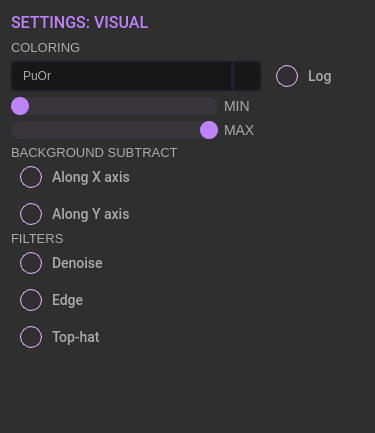
<?xml version="1.0" encoding="UTF-8"?>
<ui version="4.0">
 <class>visualSettingsWidget</class>
 <widget class="QWidget" name="visualSettingsWidget">
  <property name="geometry">
   <rect>
    <x>0</x>
    <y>0</y>
    <width>375</width>
    <height>433</height>
   </rect>
  </property>
  <property name="sizePolicy">
   <sizepolicy hsizetype="Fixed" vsizetype="Fixed">
    <horstretch>0</horstretch>
    <verstretch>0</verstretch>
   </sizepolicy>
  </property>
  <property name="minimumSize">
   <size>
    <width>375</width>
    <height>0</height>
   </size>
  </property>
  <property name="maximumSize">
   <size>
    <width>375</width>
    <height>16777215</height>
   </size>
  </property>
  <property name="windowTitle">
   <string>Form</string>
  </property>
  <property name="styleSheet">
   <string notr="true">QMainWindow {
	background-color: #5F5F5F;
}

QFrame {
	background-color: #5F5F5F;
}

QToolTip {
	color: #ffffff;
	background-color: rgba(27, 29, 35, 160);
	border: 1px solid rgb(40, 40, 40);
	border-radius: 2px;
}

QWidget {
	font-family: &quot;Roboto Medium&quot;;
	background-color: #2F2F2F;
}

QLabel {
	color: rgb(170, 170, 170);
    font-size: 14px;
}

/* LINE EDIT */
QLineEdit {
	color: rgb(170, 170, 170);
	background-color: rgb(47, 47, 47);
	border-radius: 5px;
	border: 2px solid rgb(27, 29, 35);
	padding-left: 5px;
}

QLineEdit:hover {
	border: 2px solid rgb(64, 71, 88);
}

QLineEdit:focus {
	border: 2px solid rgb(91, 101, 124);
}

/* CHECKBOX */
QCheckBox {
	color: #AAAAAA;
    spacing: 10px;
    font-size: 14px;
}

QCheckBox::indicator {
    border: 1px solid #DBBCFB;
	width: 20px;
	height: 20px;
 	border-radius: 11px;
    background: transparent;
}

QCheckBox::indicator:hover {
	border: 1px solid #BE82FA;
   background: transparent;
}

QCheckBox::indicator:checked {
	border: 1px solid #BE82FA;
   background: transparent;
	image: url(:/icons/svg/check.svg);
}

/* RADIO BUTTON */
QRadioButton {
	color: #AAAAAA;
    spacing: 10px;
    font-size: 14px;
}

QRadioButton::indicator {
    border: 1px solid #DBBCFB;
	width: 20px;
	height: 20px;
 	border-radius: 11px;
    background: transparent;
}

QRadioButton::indicator:hover {
	border: 1px solid #BE82FA;
   background: transparent;
}

QRadioButton::indicator:checked {
	border: 1px solid #BE82FA;
   background: transparent;
	image: url(:/icons/svg/check.svg);
}



/* SLIDERS */
QSlider::groove:horizontal {
    border-radius: 9px;
    height: 18px;
	margin: 0px;
	background-color: #38363B;
}

QSlider::groove:horizontal:hover {
	background-color: #3A393F;
}

QSlider::handle:horizontal {
    background-color: #BE82FA;
    border: none;
    height: 18px;
    width: 18px;
    margin: 0px;
	border-radius: 9px;
}

QSlider::handle:horizontal:hover {
    background-color: #C186FE;
}

QSlider::handle:horizontal:pressed {
    background-color: #A870E0;
}

QSlider::groove:vertical {
    border-radius: 9px;
    width: 18px;
    margin: 0px;
	background-color: rgb(52, 59, 72);
}

QSlider::groove:vertical:hover {
	background-color: rgb(55, 62, 76);
}

QSlider::handle:vertical {
    background-color: rgb(85, 170, 255);
	border: none;
    height: 18px;
    width: 18px;
    margin: 0px;
	border-radius: 9px;
}

QSlider::handle:vertical:hover {
    background-color: rgb(105, 180, 255);
}

QSlider::handle:vertical:pressed {
    background-color: rgb(65, 130, 195);
}

QGroupBox {
	border: 0;
	color: rgb(170, 170, 170);
	font: 57 10px &quot;Roboto Medium&quot;;
}

QSpinBox {
	background-color: transparent;
	color: rgb(170, 170, 170);
    padding-right: 5px; /* make room for the arrows */
    border-width: 3;
}

QSpinBox::up-button {
    subcontrol-origin: border;
    subcontrol-position: right; /* position at the top right corner */
	height: 28px;
    width: 28px; 
	background-color: rgb(93,93,93);
    border-radius: 4px;
    border: 1px;
}

QSpinBox::down-button {
    subcontrol-origin: border;
    subcontrol-position: left; /* position at the top right corner */
	height: 28px;
    width: 28px;
	background-color: rgb(93,93,93);
    border-radius: 4px;
    border: 1px;
}

QSpinBox::up-arrow {
    width: 20px;
    height: 20px;
    image: url(:/icons/svg/plus.svg) 1;
}

QSpinBox::down-arrow {
    image: url(:/icons/svg/minus.svg) 1;
    width: 20px;
    height: 20px;
}

QSpinBox::up-button:pressed {
    background-color: rgb(200,200,200);
}


/* COMBOBOX */
QComboBox {
	color: rgb(170, 170, 170);
	background-color: #171717;
	border-radius: 5px;
	border: 2px solid rgb(27, 29, 35);
	padding: 5px;
	padding-left: 10px;
}



QComboBox:hover{
	background-color: #171717;
	border: 2px solid rgb(64, 71, 88);
}

QComboBox::drop-down {
	background-color: #171717;
	subcontrol-origin: padding;
	subcontrol-position: top right;
	width: 25px; 
	border-left-width: 3px;
	border-left-color: rgba(39, 44, 54, 150);
	border-left-style: solid;
	border-top-right-radius: 3px;
	border-bottom-right-radius: 3px;	
 }
QComboBox::drop-down:button {
	width: 25px; 
 }

QComboBox::down-arrow{
	image: url(:/icons/svg/arrow-down-2F2F2F.svg);
	width: 12px;
	height: 9px;
}
 
QComboBox QAbstractItemView {
	color: rgb(85, 170, 255);	
	background-color: #2F2F2F;
	padding: 5px;
	selection-background-color: #2F2F2F;
}

QComboBox QAbstractItemView::item{
    height: 50px;
}

</string>
  </property>
  <layout class="QGridLayout" name="gridLayout">
   <property name="horizontalSpacing">
    <number>-1</number>
   </property>
   <item row="4" column="1">
    <widget class="QLabel" name="label_3">
     <property name="text">
      <string>MAX</string>
     </property>
    </widget>
   </item>
   <item row="9" column="0">
    <widget class="QLabel" name="label_39">
     <property name="sizePolicy">
      <sizepolicy hsizetype="Preferred" vsizetype="Fixed">
       <horstretch>0</horstretch>
       <verstretch>0</verstretch>
      </sizepolicy>
     </property>
     <property name="styleSheet">
      <string notr="true">font-size: 13px</string>
     </property>
     <property name="text">
      <string>FILTERS</string>
     </property>
    </widget>
   </item>
   <item row="7" column="0">
    <widget class="QFrame" name="bgndSubtractQFrame">
     <property name="sizePolicy">
      <sizepolicy hsizetype="Minimum" vsizetype="Fixed">
       <horstretch>0</horstretch>
       <verstretch>0</verstretch>
      </sizepolicy>
     </property>
     <property name="minimumSize">
      <size>
       <width>207</width>
       <height>0</height>
      </size>
     </property>
     <property name="layoutDirection">
      <enum>Qt::LeftToRight</enum>
     </property>
     <layout class="QVBoxLayout" name="verticalLayout_7">
      <property name="spacing">
       <number>15</number>
      </property>
      <property name="topMargin">
       <number>0</number>
      </property>
      <property name="bottomMargin">
       <number>0</number>
      </property>
      <item>
       <widget class="QCheckBox" name="bgndSubtractXCheckBox">
        <property name="sizePolicy">
         <sizepolicy hsizetype="Fixed" vsizetype="Fixed">
          <horstretch>0</horstretch>
          <verstretch>0</verstretch>
         </sizepolicy>
        </property>
        <property name="font">
         <font>
          <family>Roboto Medium</family>
          <pointsize>-1</pointsize>
         </font>
        </property>
        <property name="toolTip">
         <string notr="true">Background subtraction along X</string>
        </property>
        <property name="text">
         <string notr="true">Along X axis</string>
        </property>
        <property name="checked">
         <bool>false</bool>
        </property>
        <property name="tristate">
         <bool>false</bool>
        </property>
       </widget>
      </item>
      <item>
       <widget class="QCheckBox" name="bgndSubtractYCheckBox">
        <property name="sizePolicy">
         <sizepolicy hsizetype="Fixed" vsizetype="Fixed">
          <horstretch>0</horstretch>
          <verstretch>0</verstretch>
         </sizepolicy>
        </property>
        <property name="font">
         <font>
          <family>Roboto Medium</family>
          <pointsize>-1</pointsize>
         </font>
        </property>
        <property name="toolTip">
         <string notr="true">Background subtraction along Y</string>
        </property>
        <property name="text">
         <string notr="true">Along Y axis</string>
        </property>
        <property name="tristate">
         <bool>false</bool>
        </property>
       </widget>
      </item>
     </layout>
    </widget>
   </item>
   <item row="3" column="1">
    <widget class="QLabel" name="label_2">
     <property name="text">
      <string>MIN</string>
     </property>
    </widget>
   </item>
   <item row="0" column="3">
    <widget class="QPushButton" name="visualSettingsCloseButton">
     <property name="sizePolicy">
      <sizepolicy hsizetype="Fixed" vsizetype="Fixed">
       <horstretch>0</horstretch>
       <verstretch>0</verstretch>
      </sizepolicy>
     </property>
     <property name="minimumSize">
      <size>
       <width>25</width>
       <height>0</height>
      </size>
     </property>
     <property name="maximumSize">
      <size>
       <width>25</width>
       <height>16777215</height>
      </size>
     </property>
     <property name="styleSheet">
      <string notr="true">QPushButton {
    border: none;
    background: none;
}</string>
     </property>
     <property name="text">
      <string/>
     </property>
     <property name="icon">
      <iconset resource="resources.qrc">
       <normaloff>:/icons/svg/cross.svg</normaloff>:/icons/svg/cross.svg</iconset>
     </property>
     <property name="iconSize">
      <size>
       <width>30</width>
       <height>30</height>
      </size>
     </property>
    </widget>
   </item>
   <item row="10" column="0">
    <widget class="QFrame" name="filterQFrame">
     <property name="sizePolicy">
      <sizepolicy hsizetype="Minimum" vsizetype="Fixed">
       <horstretch>0</horstretch>
       <verstretch>0</verstretch>
      </sizepolicy>
     </property>
     <property name="minimumSize">
      <size>
       <width>0</width>
       <height>0</height>
      </size>
     </property>
     <property name="maximumSize">
      <size>
       <width>16777215</width>
       <height>16777215</height>
      </size>
     </property>
     <layout class="QVBoxLayout" name="verticalLayout_12">
      <property name="spacing">
       <number>15</number>
      </property>
      <property name="topMargin">
       <number>0</number>
      </property>
      <property name="bottomMargin">
       <number>0</number>
      </property>
      <item>
       <widget class="QCheckBox" name="waveletCheckBox">
        <property name="font">
         <font>
          <family>Roboto Medium</family>
          <pointsize>-1</pointsize>
         </font>
        </property>
        <property name="toolTip">
         <string notr="true"/>
        </property>
        <property name="text">
         <string notr="true">Denoise</string>
        </property>
       </widget>
      </item>
      <item>
       <widget class="QCheckBox" name="edgeFilterCheckBox">
        <property name="font">
         <font>
          <family>Roboto Medium</family>
          <pointsize>-1</pointsize>
         </font>
        </property>
        <property name="toolTip">
         <string notr="true"/>
        </property>
        <property name="text">
         <string notr="true">Edge</string>
        </property>
       </widget>
      </item>
      <item>
       <widget class="QCheckBox" name="topHatCheckBox">
        <property name="font">
         <font>
          <family>Roboto Medium</family>
          <pointsize>-1</pointsize>
         </font>
        </property>
        <property name="toolTip">
         <string notr="true"/>
        </property>
        <property name="text">
         <string notr="true">Top-hat</string>
        </property>
       </widget>
      </item>
     </layout>
    </widget>
   </item>
   <item row="2" column="0" colspan="2">
    <widget class="QComboBox" name="colorComboBox">
     <property name="sizePolicy">
      <sizepolicy hsizetype="Fixed" vsizetype="Fixed">
       <horstretch>0</horstretch>
       <verstretch>0</verstretch>
      </sizepolicy>
     </property>
     <property name="minimumSize">
      <size>
       <width>250</width>
       <height>30</height>
      </size>
     </property>
     <property name="maximumSize">
      <size>
       <width>250</width>
       <height>30</height>
      </size>
     </property>
     <property name="toolTip">
      <string notr="true"/>
     </property>
     <property name="currentText">
      <string>PuOr</string>
     </property>
     <property name="iconSize">
      <size>
       <width>150</width>
       <height>20</height>
      </size>
     </property>
     <property name="frame">
      <bool>false</bool>
     </property>
     <item>
      <property name="text">
       <string notr="true">PuOr</string>
      </property>
      <property name="icon">
       <iconset resource="resources.qrc">
        <normaloff>:/icons/PuOr.png</normaloff>:/icons/PuOr.png</iconset>
      </property>
     </item>
     <item>
      <property name="text">
       <string notr="true">RdYlBu</string>
      </property>
      <property name="icon">
       <iconset resource="resources.qrc">
        <normaloff>:/icons/RdYlBu.png</normaloff>:/icons/RdYlBu.png</iconset>
      </property>
     </item>
     <item>
      <property name="text">
       <string notr="true">bwr</string>
      </property>
      <property name="icon">
       <iconset resource="resources.qrc">
        <normaloff>:/icons/bwr.png</normaloff>:/icons/bwr.png</iconset>
      </property>
     </item>
     <item>
      <property name="text">
       <string notr="true">viridis</string>
      </property>
      <property name="icon">
       <iconset resource="resources.qrc">
        <normaloff>:/icons/viridis.png</normaloff>:/icons/viridis.png</iconset>
      </property>
     </item>
     <item>
      <property name="text">
       <string notr="true">cividis</string>
      </property>
      <property name="icon">
       <iconset resource="resources.qrc">
        <normaloff>:/icons/cividis.png</normaloff>:/icons/cividis.png</iconset>
      </property>
     </item>
     <item>
      <property name="text">
       <string notr="true">gray</string>
      </property>
      <property name="icon">
       <iconset resource="resources.qrc">
        <normaloff>:/icons/gray.png</normaloff>:/icons/gray.png</iconset>
      </property>
     </item>
    </widget>
   </item>
   <item row="2" column="2">
    <widget class="QCheckBox" name="logScaleCheckBox">
     <property name="font">
      <font>
       <family>Roboto Medium</family>
       <pointsize>-1</pointsize>
      </font>
     </property>
     <property name="layoutDirection">
      <enum>Qt::LeftToRight</enum>
     </property>
     <property name="autoFillBackground">
      <bool>false</bool>
     </property>
     <property name="text">
      <string notr="true">Log</string>
     </property>
     <property name="checked">
      <bool>false</bool>
     </property>
    </widget>
   </item>
   <item row="2" column="3">
    <spacer name="horizontalSpacer">
     <property name="orientation">
      <enum>Qt::Horizontal</enum>
     </property>
     <property name="sizeType">
      <enum>QSizePolicy::Fixed</enum>
     </property>
     <property name="sizeHint" stdset="0">
      <size>
       <width>25</width>
       <height>20</height>
      </size>
     </property>
    </spacer>
   </item>
   <item row="11" column="0">
    <spacer name="verticalSpacer">
     <property name="orientation">
      <enum>Qt::Vertical</enum>
     </property>
     <property name="sizeHint" stdset="0">
      <size>
       <width>20</width>
       <height>40</height>
      </size>
     </property>
    </spacer>
   </item>
   <item row="3" column="0">
    <widget class="QSlider" name="rangeSliderMin">
     <property name="sizePolicy">
      <sizepolicy hsizetype="Fixed" vsizetype="Fixed">
       <horstretch>0</horstretch>
       <verstretch>0</verstretch>
      </sizepolicy>
     </property>
     <property name="minimumSize">
      <size>
       <width>207</width>
       <height>18</height>
      </size>
     </property>
     <property name="maximumSize">
      <size>
       <width>207</width>
       <height>16777215</height>
      </size>
     </property>
     <property name="maximum">
      <number>99</number>
     </property>
     <property name="singleStep">
      <number>1</number>
     </property>
     <property name="orientation">
      <enum>Qt::Horizontal</enum>
     </property>
    </widget>
   </item>
   <item row="6" column="0">
    <widget class="QLabel" name="label_38">
     <property name="sizePolicy">
      <sizepolicy hsizetype="Preferred" vsizetype="Fixed">
       <horstretch>0</horstretch>
       <verstretch>0</verstretch>
      </sizepolicy>
     </property>
     <property name="styleSheet">
      <string notr="true">font-size: 13px</string>
     </property>
     <property name="text">
      <string>BACKGROUND SUBTRACT</string>
     </property>
    </widget>
   </item>
   <item row="4" column="0">
    <widget class="QSlider" name="rangeSliderMax">
     <property name="sizePolicy">
      <sizepolicy hsizetype="Fixed" vsizetype="Fixed">
       <horstretch>0</horstretch>
       <verstretch>0</verstretch>
      </sizepolicy>
     </property>
     <property name="minimumSize">
      <size>
       <width>207</width>
       <height>18</height>
      </size>
     </property>
     <property name="maximumSize">
      <size>
       <width>207</width>
       <height>16777215</height>
      </size>
     </property>
     <property name="maximum">
      <number>99</number>
     </property>
     <property name="value">
      <number>99</number>
     </property>
     <property name="sliderPosition">
      <number>99</number>
     </property>
     <property name="orientation">
      <enum>Qt::Horizontal</enum>
     </property>
    </widget>
   </item>
   <item row="0" column="0" colspan="2">
    <widget class="QLabel" name="label_4">
     <property name="enabled">
      <bool>true</bool>
     </property>
     <property name="sizePolicy">
      <sizepolicy hsizetype="Fixed" vsizetype="Fixed">
       <horstretch>0</horstretch>
       <verstretch>0</verstretch>
      </sizepolicy>
     </property>
     <property name="minimumSize">
      <size>
       <width>0</width>
       <height>23</height>
      </size>
     </property>
     <property name="font">
      <font>
       <family>Roboto Medium</family>
       <pointsize>-1</pointsize>
       <fontweight>Light</fontweight>
      </font>
     </property>
     <property name="styleSheet">
      <string notr="true">color: rgb(190, 130, 250);
 font-size:16px;</string>
     </property>
     <property name="frameShape">
      <enum>QFrame::NoFrame</enum>
     </property>
     <property name="text">
      <string>SETTINGS: VISUAL</string>
     </property>
     <property name="alignment">
      <set>Qt::AlignLeading|Qt::AlignLeft|Qt::AlignVCenter</set>
     </property>
     <property name="margin">
      <number>0</number>
     </property>
     <property name="indent">
      <number>0</number>
     </property>
    </widget>
   </item>
   <item row="1" column="0">
    <widget class="QLabel" name="label_40">
     <property name="sizePolicy">
      <sizepolicy hsizetype="Preferred" vsizetype="Fixed">
       <horstretch>0</horstretch>
       <verstretch>0</verstretch>
      </sizepolicy>
     </property>
     <property name="styleSheet">
      <string notr="true">font-size: 13px</string>
     </property>
     <property name="text">
      <string>COLORING</string>
     </property>
    </widget>
   </item>
  </layout>
 </widget>
 <resources>
  <include location="resources.qrc"/>
 </resources>
 <connections/>
</ui>
